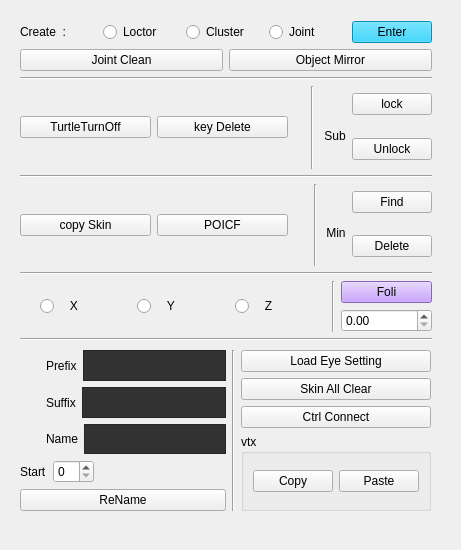
<?xml version="1.0" encoding="UTF-8"?>
<ui version="4.0">
 <class>all_Form</class>
 <widget class="QWidget" name="all_Form">
  <property name="geometry">
   <rect>
    <x>0</x>
    <y>0</y>
    <width>461</width>
    <height>550</height>
   </rect>
  </property>
  <property name="minimumSize">
   <size>
    <width>445</width>
    <height>550</height>
   </size>
  </property>
  <property name="maximumSize">
   <size>
    <width>1000</width>
    <height>1000</height>
   </size>
  </property>
  <property name="windowTitle">
   <string>Form</string>
  </property>
  <widget class="QWidget" name="">
   <property name="geometry">
    <rect>
     <x>20</x>
     <y>350</y>
     <width>411</width>
     <height>161</height>
    </rect>
   </property>
   <layout class="QHBoxLayout" name="extra_01_HR">
    <item>
     <layout class="QVBoxLayout" name="rename_01_VT">
      <item>
       <layout class="QGridLayout" name="rename_02_GB">
        <item row="0" column="0">
         <spacer name="button02_Spacer06_2">
          <property name="orientation">
           <enum>Qt::Vertical</enum>
          </property>
          <property name="sizeHint" stdset="0">
           <size>
            <width>20</width>
            <height>78</height>
           </size>
          </property>
         </spacer>
        </item>
        <item row="0" column="1">
         <layout class="QVBoxLayout" name="rename_03_VT">
          <item>
           <layout class="QHBoxLayout" name="rename_04_HR">
            <item>
             <widget class="QLabel" name="Prefix_LB">
              <property name="text">
               <string>Prefix</string>
              </property>
             </widget>
            </item>
            <item>
             <widget class="QTextEdit" name="SF_rename_Prefix">
              <property name="styleSheet">
               <string notr="true">background-color: rgb(50, 50, 50)</string>
              </property>
              <property name="html">
               <string>&lt;!DOCTYPE HTML PUBLIC &quot;-//W3C//DTD HTML 4.0//EN&quot; &quot;http://www.w3.org/TR/REC-html40/strict.dtd&quot;&gt;
&lt;html&gt;&lt;head&gt;&lt;meta name=&quot;qrichtext&quot; content=&quot;1&quot; /&gt;&lt;style type=&quot;text/css&quot;&gt;
p, li { white-space: pre-wrap; }
&lt;/style&gt;&lt;/head&gt;&lt;body style=&quot; font-family:'Gulim'; font-size:9pt; font-weight:400; font-style:normal;&quot;&gt;
&lt;p align=&quot;center&quot; style=&quot;-qt-paragraph-type:empty; margin-top:0px; margin-bottom:0px; margin-left:0px; margin-right:0px; -qt-block-indent:0; text-indent:0px;&quot;&gt;&lt;br /&gt;&lt;/p&gt;&lt;/body&gt;&lt;/html&gt;</string>
              </property>
             </widget>
            </item>
           </layout>
          </item>
          <item>
           <layout class="QHBoxLayout" name="horizontalLayout_4">
            <item>
             <widget class="QLabel" name="Suffix_LB">
              <property name="text">
               <string>Suffix</string>
              </property>
             </widget>
            </item>
            <item>
             <widget class="QTextEdit" name="SF_rename_Suffix">
              <property name="styleSheet">
               <string notr="true">background-color: rgb(50, 50, 50)</string>
              </property>
              <property name="html">
               <string>&lt;!DOCTYPE HTML PUBLIC &quot;-//W3C//DTD HTML 4.0//EN&quot; &quot;http://www.w3.org/TR/REC-html40/strict.dtd&quot;&gt;
&lt;html&gt;&lt;head&gt;&lt;meta name=&quot;qrichtext&quot; content=&quot;1&quot; /&gt;&lt;style type=&quot;text/css&quot;&gt;
p, li { white-space: pre-wrap; }
&lt;/style&gt;&lt;/head&gt;&lt;body style=&quot; font-family:'Gulim'; font-size:9pt; font-weight:400; font-style:normal;&quot;&gt;
&lt;p align=&quot;center&quot; style=&quot;-qt-paragraph-type:empty; margin-top:0px; margin-bottom:0px; margin-left:0px; margin-right:0px; -qt-block-indent:0; text-indent:0px;&quot;&gt;&lt;br /&gt;&lt;/p&gt;&lt;/body&gt;&lt;/html&gt;</string>
              </property>
             </widget>
            </item>
           </layout>
          </item>
          <item>
           <layout class="QHBoxLayout" name="horizontalLayout_3">
            <item>
             <widget class="QLabel" name="Name_LB">
              <property name="text">
               <string>Name</string>
              </property>
             </widget>
            </item>
            <item>
             <widget class="QTextEdit" name="SF_rename_Name">
              <property name="styleSheet">
               <string notr="true">background-color: rgb(50, 50, 50)</string>
              </property>
              <property name="html">
               <string>&lt;!DOCTYPE HTML PUBLIC &quot;-//W3C//DTD HTML 4.0//EN&quot; &quot;http://www.w3.org/TR/REC-html40/strict.dtd&quot;&gt;
&lt;html&gt;&lt;head&gt;&lt;meta name=&quot;qrichtext&quot; content=&quot;1&quot; /&gt;&lt;style type=&quot;text/css&quot;&gt;
p, li { white-space: pre-wrap; }
&lt;/style&gt;&lt;/head&gt;&lt;body style=&quot; font-family:'Gulim'; font-size:9pt; font-weight:400; font-style:normal;&quot;&gt;
&lt;p align=&quot;center&quot; style=&quot;-qt-paragraph-type:empty; margin-top:0px; margin-bottom:0px; margin-left:0px; margin-right:0px; -qt-block-indent:0; text-indent:0px;&quot;&gt;&lt;br /&gt;&lt;/p&gt;&lt;/body&gt;&lt;/html&gt;</string>
              </property>
             </widget>
            </item>
           </layout>
          </item>
         </layout>
        </item>
        <item row="1" column="0" colspan="2">
         <layout class="QHBoxLayout" name="horizontalLayout">
          <item>
           <widget class="QLabel" name="label_4">
            <property name="text">
             <string>Start</string>
            </property>
           </widget>
          </item>
          <item>
           <widget class="QSpinBox" name="spinBox"/>
          </item>
          <item>
           <spacer name="button02_Spacer05_2">
            <property name="orientation">
             <enum>Qt::Horizontal</enum>
            </property>
            <property name="sizeHint" stdset="0">
             <size>
              <width>108</width>
              <height>20</height>
             </size>
            </property>
           </spacer>
          </item>
         </layout>
        </item>
       </layout>
      </item>
      <item>
       <widget class="QPushButton" name="rename_bt">
        <property name="text">
         <string>ReName</string>
        </property>
       </widget>
      </item>
     </layout>
    </item>
    <item>
     <widget class="Line" name="line_Big_5">
      <property name="orientation">
       <enum>Qt::Vertical</enum>
      </property>
     </widget>
    </item>
    <item>
     <layout class="QVBoxLayout" name="extra_02_VT">
      <item>
       <layout class="QVBoxLayout" name="extra_03_VT">
        <item>
         <widget class="QPushButton" name="loadEyeSetting_bt">
          <property name="text">
           <string>Load Eye Setting</string>
          </property>
         </widget>
        </item>
        <item>
         <widget class="QPushButton" name="skinAllClear_bt">
          <property name="text">
           <string>Skin All Clear</string>
          </property>
         </widget>
        </item>
        <item>
         <widget class="QPushButton" name="ctrlConnect_bt">
          <property name="text">
           <string>Ctrl Connect</string>
          </property>
         </widget>
        </item>
       </layout>
      </item>
      <item>
       <widget class="QGroupBox" name="vtx_GB">
        <property name="layoutDirection">
         <enum>Qt::LeftToRight</enum>
        </property>
        <property name="autoFillBackground">
         <bool>false</bool>
        </property>
        <property name="title">
         <string>vtx</string>
        </property>
        <layout class="QGridLayout" name="gridLayout_6">
         <item row="0" column="0">
          <widget class="QPushButton" name="copyVtxSkin_bt">
           <property name="text">
            <string>Copy</string>
           </property>
          </widget>
         </item>
         <item row="0" column="1">
          <widget class="QPushButton" name="pasteVtsSkin_bt">
           <property name="text">
            <string>Paste</string>
           </property>
          </widget>
         </item>
        </layout>
       </widget>
      </item>
     </layout>
    </item>
   </layout>
  </widget>
  <widget class="QWidget" name="">
   <property name="geometry">
    <rect>
     <x>20</x>
     <y>21</y>
     <width>412</width>
     <height>320</height>
    </rect>
   </property>
   <layout class="QVBoxLayout" name="verticalLayout_4">
    <item>
     <layout class="QHBoxLayout" name="Create_Layout">
      <item>
       <widget class="QLabel" name="create_lb">
        <property name="text">
         <string>Create  :</string>
        </property>
        <property name="buddy">
         <cstring>create_Enter_bt</cstring>
        </property>
       </widget>
      </item>
      <item>
       <widget class="QRadioButton" name="create_Loc_rbt">
        <property name="text">
         <string>Loctor</string>
        </property>
       </widget>
      </item>
      <item>
       <widget class="QRadioButton" name="create_Clu_rbt">
        <property name="text">
         <string>Cluster</string>
        </property>
       </widget>
      </item>
      <item>
       <widget class="QRadioButton" name="create_Jnt_rbt">
        <property name="text">
         <string>Joint</string>
        </property>
       </widget>
      </item>
      <item>
       <widget class="QPushButton" name="create_Enter_bt">
        <property name="acceptDrops">
         <bool>false</bool>
        </property>
        <property name="styleSheet">
         <string notr="true">background-color:rgb(0, 200, 255);
color: rgb(0, 0, 0);</string>
        </property>
        <property name="text">
         <string>Enter</string>
        </property>
       </widget>
      </item>
     </layout>
    </item>
    <item>
     <layout class="QGridLayout" name="gridLayout">
      <item row="0" column="1">
       <widget class="QPushButton" name="objectMirror_bt">
        <property name="text">
         <string>Object Mirror</string>
        </property>
       </widget>
      </item>
      <item row="0" column="0">
       <widget class="QPushButton" name="JointClean_bt">
        <property name="text">
         <string>Joint Clean</string>
        </property>
       </widget>
      </item>
     </layout>
    </item>
    <item>
     <widget class="Line" name="line_Big_1">
      <property name="orientation">
       <enum>Qt::Horizontal</enum>
      </property>
     </widget>
    </item>
    <item>
     <layout class="QGridLayout" name="gridLayout_2">
      <item row="0" column="3" rowspan="4" colspan="2">
       <widget class="Line" name="line_2">
        <property name="orientation">
         <enum>Qt::Vertical</enum>
        </property>
       </widget>
      </item>
      <item row="1" column="1" rowspan="2">
       <widget class="QPushButton" name="keydelete_bt">
        <property name="text">
         <string>key Delete</string>
        </property>
       </widget>
      </item>
      <item row="0" column="5" rowspan="2">
       <widget class="QPushButton" name="sub_lock_bt">
        <property name="text">
         <string>lock</string>
        </property>
       </widget>
      </item>
      <item row="2" column="5" rowspan="2">
       <widget class="QPushButton" name="sub_unlock_bt">
        <property name="text">
         <string>Unlock</string>
        </property>
       </widget>
      </item>
      <item row="2" column="4">
       <widget class="QLabel" name="sub_lb">
        <property name="layoutDirection">
         <enum>Qt::LeftToRight</enum>
        </property>
        <property name="text">
         <string>Sub</string>
        </property>
        <property name="alignment">
         <set>Qt::AlignCenter</set>
        </property>
       </widget>
      </item>
      <item row="0" column="0" colspan="2">
       <spacer name="button02_Spacer01">
        <property name="orientation">
         <enum>Qt::Horizontal</enum>
        </property>
        <property name="sizeHint" stdset="0">
         <size>
          <width>268</width>
          <height>20</height>
         </size>
        </property>
       </spacer>
      </item>
      <item row="1" column="0" rowspan="2">
       <widget class="QPushButton" name="turtledelete_bt">
        <property name="text">
         <string>TurtleTurnOff</string>
        </property>
       </widget>
      </item>
      <item row="3" column="0" colspan="2">
       <spacer name="button02_Spacer02">
        <property name="orientation">
         <enum>Qt::Horizontal</enum>
        </property>
        <property name="sizeHint" stdset="0">
         <size>
          <width>268</width>
          <height>20</height>
         </size>
        </property>
       </spacer>
      </item>
      <item row="0" column="2" rowspan="4">
       <spacer name="button02_Spacer03">
        <property name="orientation">
         <enum>Qt::Vertical</enum>
        </property>
        <property name="sizeHint" stdset="0">
         <size>
          <width>17</width>
          <height>60</height>
         </size>
        </property>
       </spacer>
      </item>
     </layout>
    </item>
    <item>
     <widget class="Line" name="line_Big_2">
      <property name="orientation">
       <enum>Qt::Horizontal</enum>
      </property>
     </widget>
    </item>
    <item>
     <layout class="QGridLayout" name="gridLayout_3">
      <item row="0" column="0" colspan="2">
       <spacer name="button02_Spacer04">
        <property name="orientation">
         <enum>Qt::Horizontal</enum>
        </property>
        <property name="sizeHint" stdset="0">
         <size>
          <width>268</width>
          <height>20</height>
         </size>
        </property>
       </spacer>
      </item>
      <item row="0" column="2" rowspan="4">
       <spacer name="button02_Spacer06">
        <property name="orientation">
         <enum>Qt::Vertical</enum>
        </property>
        <property name="sizeHint" stdset="0">
         <size>
          <width>20</width>
          <height>78</height>
         </size>
        </property>
       </spacer>
      </item>
      <item row="0" column="3" rowspan="4" colspan="2">
       <widget class="Line" name="line_6">
        <property name="orientation">
         <enum>Qt::Vertical</enum>
        </property>
       </widget>
      </item>
      <item row="0" column="5" rowspan="2">
       <widget class="QPushButton" name="min_find_bt">
        <property name="text">
         <string>Find</string>
        </property>
       </widget>
      </item>
      <item row="1" column="0" rowspan="2">
       <widget class="QPushButton" name="copyskin_bt">
        <property name="text">
         <string>copy Skin</string>
        </property>
       </widget>
      </item>
      <item row="2" column="4">
       <widget class="QLabel" name="min_lb">
        <property name="layoutDirection">
         <enum>Qt::LeftToRight</enum>
        </property>
        <property name="text">
         <string>Min</string>
        </property>
        <property name="alignment">
         <set>Qt::AlignCenter</set>
        </property>
       </widget>
      </item>
      <item row="2" column="5" rowspan="2">
       <widget class="QPushButton" name="min_delete_bt">
        <property name="text">
         <string>Delete</string>
        </property>
       </widget>
      </item>
      <item row="3" column="0" colspan="2">
       <spacer name="button02_Spacer05">
        <property name="orientation">
         <enum>Qt::Horizontal</enum>
        </property>
        <property name="sizeHint" stdset="0">
         <size>
          <width>268</width>
          <height>20</height>
         </size>
        </property>
       </spacer>
      </item>
      <item row="1" column="1" rowspan="2">
       <widget class="QPushButton" name="polcf_loc_bt">
        <property name="text">
         <string>POICF</string>
        </property>
       </widget>
      </item>
     </layout>
    </item>
    <item>
     <widget class="Line" name="line_Big_3">
      <property name="orientation">
       <enum>Qt::Horizontal</enum>
      </property>
     </widget>
    </item>
    <item>
     <layout class="QGridLayout" name="gridLayout_4">
      <item row="1" column="5">
       <widget class="QDoubleSpinBox" name="foli_spin_rbt"/>
      </item>
      <item row="0" column="1" rowspan="2">
       <widget class="QRadioButton" name="foli_x_rbt">
        <property name="text">
         <string>   X</string>
        </property>
       </widget>
      </item>
      <item row="0" column="2" rowspan="2">
       <widget class="QRadioButton" name="foli_y_rbt">
        <property name="text">
         <string>   Y</string>
        </property>
       </widget>
      </item>
      <item row="0" column="5">
       <widget class="QPushButton" name="foli_bt">
        <property name="styleSheet">
         <string notr="true">background-color: rgb(187, 138, 255);
color: rgb(0, 0, 0);</string>
        </property>
        <property name="text">
         <string>Foli</string>
        </property>
       </widget>
      </item>
      <item row="0" column="0" rowspan="2">
       <spacer name="verticalSpacer">
        <property name="orientation">
         <enum>Qt::Vertical</enum>
        </property>
        <property name="sizeHint" stdset="0">
         <size>
          <width>20</width>
          <height>40</height>
         </size>
        </property>
       </spacer>
      </item>
      <item row="0" column="4" rowspan="2">
       <widget class="Line" name="line_7">
        <property name="orientation">
         <enum>Qt::Vertical</enum>
        </property>
       </widget>
      </item>
      <item row="0" column="3" rowspan="2">
       <widget class="QRadioButton" name="foli_z_rbt">
        <property name="text">
         <string>   Z</string>
        </property>
       </widget>
      </item>
     </layout>
    </item>
    <item>
     <widget class="Line" name="line_Big_4">
      <property name="orientation">
       <enum>Qt::Horizontal</enum>
      </property>
     </widget>
    </item>
   </layout>
  </widget>
 </widget>
 <resources/>
 <connections/>
</ui>
